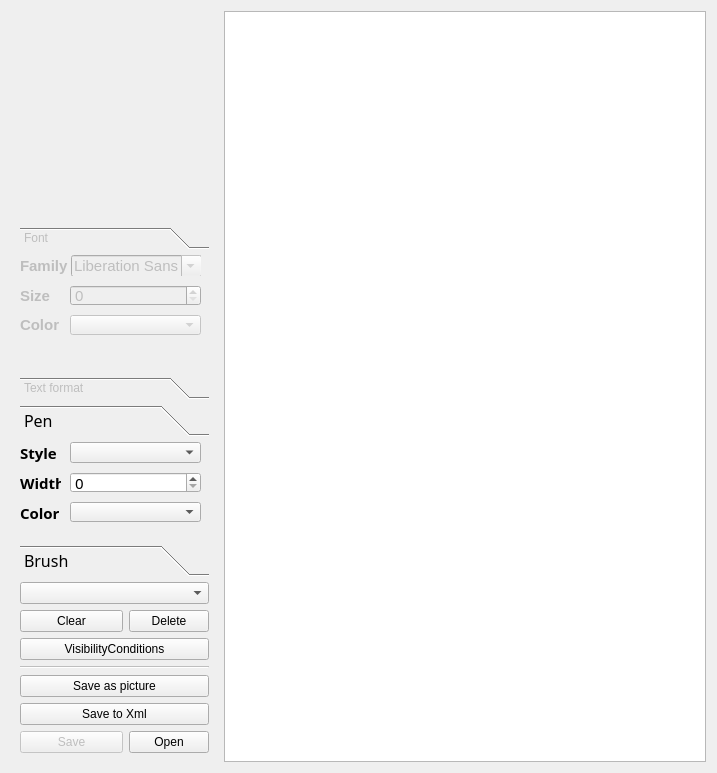
<?xml version="1.0" encoding="UTF-8"?>
<ui version="4.0">
 <class>ShapeEdit</class>
 <widget class="QWidget" name="ShapeEdit">
  <property name="geometry">
   <rect>
    <x>0</x>
    <y>0</y>
    <width>717</width>
    <height>773</height>
   </rect>
  </property>
  <property name="windowTitle">
   <string>Form</string>
  </property>
  <layout class="QGridLayout" name="gridLayout">
   <item row="0" column="0">
    <widget class="QWidget" name="toolPanel" native="true">
     <property name="minimumSize">
      <size>
       <width>191</width>
       <height>681</height>
      </size>
     </property>
     <layout class="QGridLayout" name="gridLayout_9">
      <item row="3" column="0" colspan="3">
       <widget class="QComboBox" name="portsComboBox"/>
      </item>
      <item row="9" column="0" colspan="2">
       <widget class="QPushButton" name="saveButton">
        <property name="enabled">
         <bool>false</bool>
        </property>
        <property name="text">
         <string>Save</string>
        </property>
       </widget>
      </item>
      <item row="9" column="2">
       <widget class="QPushButton" name="openButton">
        <property name="text">
         <string>Open</string>
        </property>
       </widget>
      </item>
      <item row="2" column="0" colspan="3">
       <widget class="QToolBox" name="penBrushToolBox">
        <property name="enabled">
         <bool>true</bool>
        </property>
        <property name="minimumSize">
         <size>
          <width>189</width>
          <height>0</height>
         </size>
        </property>
        <property name="maximumSize">
         <size>
          <width>16777215</width>
          <height>16777215</height>
         </size>
        </property>
        <property name="font">
         <font>
          <family>Oxygen-Sans</family>
          <pointsize>12</pointsize>
          <weight>50</weight>
          <bold>false</bold>
          <kerning>true</kerning>
         </font>
        </property>
        <property name="currentIndex">
         <number>0</number>
        </property>
        <widget class="QWidget" name="pagePen">
         <property name="geometry">
          <rect>
           <x>0</x>
           <y>0</y>
           <width>189</width>
           <height>119</height>
          </rect>
         </property>
         <attribute name="label">
          <string>Pen</string>
         </attribute>
         <widget class="QWidget" name="zonePenStyle" native="true">
          <property name="geometry">
           <rect>
            <x>0</x>
            <y>0</y>
            <width>181</width>
            <height>21</height>
           </rect>
          </property>
          <widget class="QComboBox" name="penStyleComboBox">
           <property name="geometry">
            <rect>
             <x>50</x>
             <y>0</y>
             <width>131</width>
             <height>21</height>
            </rect>
           </property>
           <property name="font">
            <font>
             <pointsize>11</pointsize>
            </font>
           </property>
          </widget>
          <widget class="QLabel" name="labelStyle">
           <property name="enabled">
            <bool>true</bool>
           </property>
           <property name="geometry">
            <rect>
             <x>0</x>
             <y>0</y>
             <width>41</width>
             <height>21</height>
            </rect>
           </property>
           <property name="font">
            <font>
             <pointsize>11</pointsize>
             <weight>75</weight>
             <bold>true</bold>
            </font>
           </property>
           <property name="text">
            <string>Style</string>
           </property>
          </widget>
         </widget>
         <widget class="QWidget" name="zonePenColor" native="true">
          <property name="geometry">
           <rect>
            <x>0</x>
            <y>60</y>
            <width>181</width>
            <height>21</height>
           </rect>
          </property>
          <widget class="qReal::ui::ColorListEditor" name="penColorComboBox">
           <property name="geometry">
            <rect>
             <x>50</x>
             <y>0</y>
             <width>131</width>
             <height>20</height>
            </rect>
           </property>
           <property name="font">
            <font>
             <pointsize>11</pointsize>
            </font>
           </property>
          </widget>
          <widget class="QLabel" name="labelColor_2">
           <property name="geometry">
            <rect>
             <x>0</x>
             <y>0</y>
             <width>41</width>
             <height>21</height>
            </rect>
           </property>
           <property name="maximumSize">
            <size>
             <width>64</width>
             <height>16777215</height>
            </size>
           </property>
           <property name="font">
            <font>
             <pointsize>11</pointsize>
             <weight>75</weight>
             <bold>true</bold>
            </font>
           </property>
           <property name="text">
            <string>Color</string>
           </property>
          </widget>
         </widget>
         <widget class="QWidget" name="zonePenWidth" native="true">
          <property name="geometry">
           <rect>
            <x>0</x>
            <y>30</y>
            <width>181</width>
            <height>21</height>
           </rect>
          </property>
          <widget class="QSpinBox" name="penWidthSpinBox">
           <property name="geometry">
            <rect>
             <x>50</x>
             <y>0</y>
             <width>131</width>
             <height>21</height>
            </rect>
           </property>
           <property name="font">
            <font>
             <pointsize>11</pointsize>
            </font>
           </property>
          </widget>
          <widget class="QLabel" name="labelWidth">
           <property name="geometry">
            <rect>
             <x>0</x>
             <y>0</y>
             <width>41</width>
             <height>21</height>
            </rect>
           </property>
           <property name="font">
            <font>
             <pointsize>11</pointsize>
             <weight>75</weight>
             <bold>true</bold>
            </font>
           </property>
           <property name="text">
            <string>Width</string>
           </property>
          </widget>
         </widget>
        </widget>
        <widget class="QWidget" name="pageBrush">
         <property name="geometry">
          <rect>
           <x>0</x>
           <y>0</y>
           <width>189</width>
           <height>119</height>
          </rect>
         </property>
         <attribute name="label">
          <string>Brush</string>
         </attribute>
         <widget class="QWidget" name="zoneBrushStyle" native="true">
          <property name="geometry">
           <rect>
            <x>0</x>
            <y>0</y>
            <width>181</width>
            <height>21</height>
           </rect>
          </property>
          <widget class="QComboBox" name="brushStyleComboBox">
           <property name="geometry">
            <rect>
             <x>50</x>
             <y>0</y>
             <width>131</width>
             <height>20</height>
            </rect>
           </property>
           <property name="font">
            <font>
             <pointsize>11</pointsize>
            </font>
           </property>
          </widget>
          <widget class="QLabel" name="labelBrushStyle">
           <property name="geometry">
            <rect>
             <x>0</x>
             <y>0</y>
             <width>41</width>
             <height>21</height>
            </rect>
           </property>
           <property name="font">
            <font>
             <pointsize>11</pointsize>
             <weight>75</weight>
             <bold>true</bold>
            </font>
           </property>
           <property name="text">
            <string>Style</string>
           </property>
          </widget>
         </widget>
         <widget class="QWidget" name="zoneBrushColor" native="true">
          <property name="geometry">
           <rect>
            <x>0</x>
            <y>30</y>
            <width>181</width>
            <height>21</height>
           </rect>
          </property>
          <widget class="qReal::ui::ColorListEditor" name="brushColorComboBox">
           <property name="geometry">
            <rect>
             <x>50</x>
             <y>0</y>
             <width>131</width>
             <height>20</height>
            </rect>
           </property>
           <property name="font">
            <font>
             <pointsize>11</pointsize>
            </font>
           </property>
          </widget>
          <widget class="QLabel" name="labelBrushColor">
           <property name="geometry">
            <rect>
             <x>0</x>
             <y>0</y>
             <width>41</width>
             <height>21</height>
            </rect>
           </property>
           <property name="font">
            <font>
             <pointsize>11</pointsize>
             <weight>75</weight>
             <bold>true</bold>
            </font>
           </property>
           <property name="text">
            <string>Color</string>
           </property>
           <property name="scaledContents">
            <bool>false</bool>
           </property>
          </widget>
         </widget>
        </widget>
       </widget>
      </item>
      <item row="4" column="0" colspan="2">
       <widget class="QPushButton" name="clearButton">
        <property name="maximumSize">
         <size>
          <width>16777215</width>
          <height>16777215</height>
         </size>
        </property>
        <property name="text">
         <string>Clear</string>
        </property>
       </widget>
      </item>
      <item row="4" column="2">
       <widget class="QPushButton" name="deleteItemButton">
        <property name="maximumSize">
         <size>
          <width>16777215</width>
          <height>16777215</height>
         </size>
        </property>
        <property name="text">
         <string>Delete</string>
        </property>
       </widget>
      </item>
      <item row="5" column="0" colspan="3">
       <widget class="QPushButton" name="visibilityConditionsButton">
        <property name="text">
         <string>VisibilityConditions</string>
        </property>
       </widget>
      </item>
      <item row="6" column="0" colspan="3">
       <widget class="Line" name="line">
        <property name="enabled">
         <bool>false</bool>
        </property>
        <property name="minimumSize">
         <size>
          <width>0</width>
          <height>0</height>
         </size>
        </property>
        <property name="font">
         <font>
          <weight>50</weight>
          <bold>false</bold>
         </font>
        </property>
        <property name="orientation">
         <enum>Qt::Horizontal</enum>
        </property>
       </widget>
      </item>
      <item row="7" column="0" colspan="3">
       <widget class="QPushButton" name="saveAsPictureButton">
        <property name="text">
         <string>Save as picture</string>
        </property>
       </widget>
      </item>
      <item row="8" column="0" colspan="3">
       <widget class="QPushButton" name="saveToXmlButton">
        <property name="text">
         <string>Save to Xml</string>
        </property>
       </widget>
      </item>
      <item row="0" column="0" colspan="3">
       <widget class="QFrame" name="frame">
        <property name="minimumSize">
         <size>
          <width>151</width>
          <height>201</height>
         </size>
        </property>
        <property name="maximumSize">
         <size>
          <width>16777215</width>
          <height>16777215</height>
         </size>
        </property>
        <property name="frameShape">
         <enum>QFrame::NoFrame</enum>
        </property>
        <property name="frameShadow">
         <enum>QFrame::Raised</enum>
        </property>
        <widget class="QWidget" name="gridLayoutWidget">
         <property name="geometry">
          <rect>
           <x>0</x>
           <y>0</y>
           <width>181</width>
           <height>201</height>
          </rect>
         </property>
         <layout class="QGridLayout" name="itemButtonsGridLayout" rowstretch="0" columnstretch="0">
          <property name="spacing">
           <number>3</number>
          </property>
         </layout>
        </widget>
       </widget>
      </item>
      <item row="1" column="0" colspan="3">
       <widget class="QToolBox" name="fontToolBox">
        <property name="enabled">
         <bool>false</bool>
        </property>
        <property name="minimumSize">
         <size>
          <width>189</width>
          <height>0</height>
         </size>
        </property>
        <property name="maximumSize">
         <size>
          <width>16777215</width>
          <height>16777215</height>
         </size>
        </property>
        <property name="currentIndex">
         <number>0</number>
        </property>
        <widget class="QWidget" name="pageFont">
         <property name="geometry">
          <rect>
           <x>0</x>
           <y>0</y>
           <width>189</width>
           <height>131</height>
          </rect>
         </property>
         <attribute name="label">
          <string>Font</string>
         </attribute>
         <widget class="QWidget" name="zoneFontFamily" native="true">
          <property name="geometry">
           <rect>
            <x>0</x>
            <y>0</y>
            <width>181</width>
            <height>21</height>
           </rect>
          </property>
          <widget class="QLabel" name="labelFamily">
           <property name="geometry">
            <rect>
             <x>0</x>
             <y>0</y>
             <width>51</width>
             <height>21</height>
            </rect>
           </property>
           <property name="font">
            <font>
             <pointsize>11</pointsize>
             <weight>75</weight>
             <bold>true</bold>
            </font>
           </property>
           <property name="text">
            <string>Family</string>
           </property>
          </widget>
          <widget class="QFontComboBox" name="textFamilyFontComboBox">
           <property name="geometry">
            <rect>
             <x>51</x>
             <y>0</y>
             <width>131</width>
             <height>22</height>
            </rect>
           </property>
           <property name="font">
            <font>
             <pointsize>11</pointsize>
            </font>
           </property>
          </widget>
         </widget>
         <widget class="QWidget" name="zoneFontSize" native="true">
          <property name="geometry">
           <rect>
            <x>0</x>
            <y>30</y>
            <width>181</width>
            <height>21</height>
           </rect>
          </property>
          <widget class="QSpinBox" name="textPixelSizeSpinBox">
           <property name="geometry">
            <rect>
             <x>50</x>
             <y>0</y>
             <width>131</width>
             <height>21</height>
            </rect>
           </property>
           <property name="font">
            <font>
             <pointsize>11</pointsize>
            </font>
           </property>
          </widget>
          <widget class="QLabel" name="labelSize">
           <property name="geometry">
            <rect>
             <x>0</x>
             <y>0</y>
             <width>51</width>
             <height>21</height>
            </rect>
           </property>
           <property name="font">
            <font>
             <pointsize>11</pointsize>
             <weight>75</weight>
             <bold>true</bold>
            </font>
           </property>
           <property name="text">
            <string>Size</string>
           </property>
          </widget>
         </widget>
         <widget class="QWidget" name="zoneFontColor" native="true">
          <property name="geometry">
           <rect>
            <x>0</x>
            <y>60</y>
            <width>181</width>
            <height>21</height>
           </rect>
          </property>
          <widget class="qReal::ui::ColorListEditor" name="textColorComboBox">
           <property name="geometry">
            <rect>
             <x>50</x>
             <y>0</y>
             <width>131</width>
             <height>20</height>
            </rect>
           </property>
           <property name="font">
            <font>
             <pointsize>11</pointsize>
            </font>
           </property>
          </widget>
          <widget class="QLabel" name="labelColor">
           <property name="geometry">
            <rect>
             <x>0</x>
             <y>0</y>
             <width>51</width>
             <height>20</height>
            </rect>
           </property>
           <property name="font">
            <font>
             <pointsize>11</pointsize>
             <weight>75</weight>
             <bold>true</bold>
            </font>
           </property>
           <property name="text">
            <string>Color</string>
           </property>
           <property name="scaledContents">
            <bool>false</bool>
           </property>
          </widget>
         </widget>
        </widget>
        <widget class="QWidget" name="pageTextFormat">
         <property name="geometry">
          <rect>
           <x>0</x>
           <y>0</y>
           <width>189</width>
           <height>131</height>
          </rect>
         </property>
         <attribute name="label">
          <string>Text format</string>
         </attribute>
         <widget class="QCheckBox" name="italicCheckBox">
          <property name="geometry">
           <rect>
            <x>0</x>
            <y>0</y>
            <width>81</width>
            <height>21</height>
           </rect>
          </property>
          <property name="font">
           <font>
            <pointsize>11</pointsize>
           </font>
          </property>
          <property name="text">
           <string>Italic</string>
          </property>
         </widget>
         <widget class="QCheckBox" name="boldCheckBox">
          <property name="geometry">
           <rect>
            <x>90</x>
            <y>0</y>
            <width>81</width>
            <height>20</height>
           </rect>
          </property>
          <property name="font">
           <font>
            <pointsize>11</pointsize>
           </font>
          </property>
          <property name="text">
           <string> Bold</string>
          </property>
         </widget>
         <widget class="QCheckBox" name="underlineCheckBox">
          <property name="geometry">
           <rect>
            <x>0</x>
            <y>20</y>
            <width>171</width>
            <height>21</height>
           </rect>
          </property>
          <property name="font">
           <font>
            <pointsize>11</pointsize>
           </font>
          </property>
          <property name="text">
           <string>Underline</string>
          </property>
         </widget>
         <widget class="QWidget" name="zoneTextEdit" native="true">
          <property name="geometry">
           <rect>
            <x>0</x>
            <y>50</y>
            <width>181</width>
            <height>31</height>
           </rect>
          </property>
          <widget class="QLabel" name="labelName">
           <property name="geometry">
            <rect>
             <x>0</x>
             <y>0</y>
             <width>51</width>
             <height>31</height>
            </rect>
           </property>
           <property name="font">
            <font>
             <pointsize>11</pointsize>
            </font>
           </property>
           <property name="text">
            <string>Name</string>
           </property>
          </widget>
          <widget class="QTextEdit" name="textEditField">
           <property name="geometry">
            <rect>
             <x>50</x>
             <y>0</y>
             <width>131</width>
             <height>31</height>
            </rect>
           </property>
           <property name="font">
            <font>
             <pointsize>11</pointsize>
            </font>
           </property>
          </widget>
         </widget>
        </widget>
       </widget>
      </item>
     </layout>
    </widget>
   </item>
   <item row="0" column="1">
    <widget class="graphicsUtils::AbstractView" name="graphicsView">
     <property name="sizePolicy">
      <sizepolicy hsizetype="Expanding" vsizetype="Expanding">
       <horstretch>0</horstretch>
       <verstretch>170</verstretch>
      </sizepolicy>
     </property>
     <property name="minimumSize">
      <size>
       <width>150</width>
       <height>2</height>
      </size>
     </property>
    </widget>
   </item>
  </layout>
 </widget>
 <customwidgets>
  <customwidget>
   <class>graphicsUtils::AbstractView</class>
   <extends>QGraphicsView</extends>
   <header>qrutils/graphicsUtils/abstractItemView.h</header>
  </customwidget>
  <customwidget>
   <class>qReal::ui::ColorListEditor</class>
   <extends>QComboBox</extends>
   <header>qrutils/widgets/colorListEditor.h</header>
  </customwidget>
 </customwidgets>
 <resources/>
 <connections/>
</ui>
